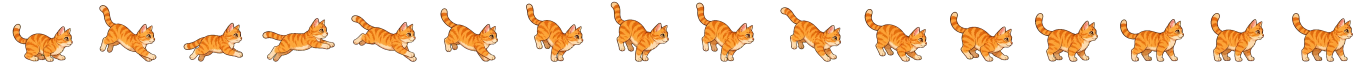
#> input picture assets/cheese-cat-idle.webp, 4096 x 192 px (shown at 1/3 size)
$ python normalize-cat-sprites.py ../assets/cheese-cat-idle.webp out.png
#> lines starting #> are read from the running program, lines starting #| are printed output that depends on the picture; after the words box and inside, x2 and y2 are one past the last pixel; in counts of white or black regions, pixels touching at a corner belong together
import sys
from pathlib import Path

import numpy as np
from PIL import Image
from scipy import ndimage


source_path = Path(sys.argv[1])
output_path = Path(sys.argv[2])
COLS, ROWS = 8, 4
CELL_W, CELL_H = 256, 192
BOTTOM = 185

source = Image.open(source_path).convert("RGBA")
#> source is the input picture: PIL image 4096x192 RGBA; mean R, G, B, A 57.6, 37.8, 18.1, 63.3
mask = np.asarray(source.getchannel("A")) > 24
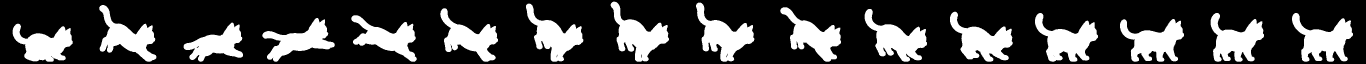
#> mask: shape (192, 4096) bool (shown at 1/3 size); 25.6% white; 16 white regions, largest, box (x1, y1, x2, y2) and area: (3876, 39, 4059, 185) 13520, (1832, 5, 2007, 185) 13425, (3105, 39, 3294, 185) 13400
labels, count = ndimage.label(mask)
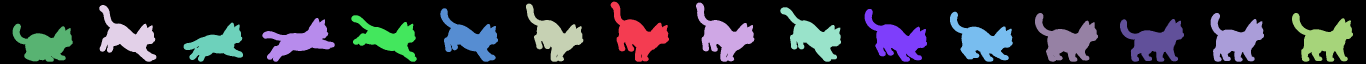
#> labels: shape (192, 4096) int32 (shown at 1/3 size); 17 distinct labels, from 0 to 16; one colour per label, 0 black
#> count = 16
objects = ndimage.find_objects(labels)
#> objects = 16 items
components = []

for label_id, slices in enumerate(objects, start=1):
    if slices is None:
        continue
    area = int(np.count_nonzero(labels[slices] == label_id))
    if area < 1200:
        continue
    y_slice, x_slice = slices
    components.append(
        {
            "box": (x_slice.start, y_slice.start, x_slice.stop, y_slice.stop),
            "cx": (x_slice.start + x_slice.stop) / 2,
            "cy": (y_slice.start + y_slice.stop) / 2,
        }
    )
#> this loop made 16 passes
#> area on passes 1 to 12: 13425, 13326, 12265, 12244, 12402, 12004, 13244, 13345, 13400, 12805, 13520, 11856
#> after the loop, components = 16 items

if len(components) < 28:
#> (the run stopped early here; a loop or call above may not have finished)

$ run again, on assets/cheese-cat-rest.webp
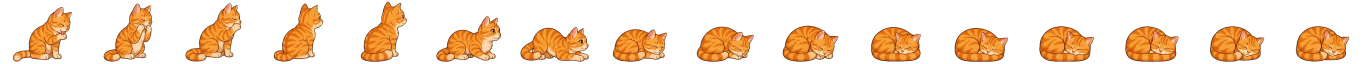
#> input picture assets/cheese-cat-rest.webp, 4096 x 192 px (shown at 1/3 size)
#> source is the input picture: PIL image 4096x192 RGBA; mean R, G, B, A 63.5, 39.4, 16.2, 70.2
#> `mask = np.asarray(source.getchannel("A")) > 24`:
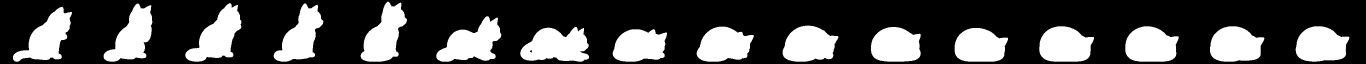
#> mask: shape (192, 4096) bool (shown at 1/3 size); 28.1% white; 19 white regions (3 under 20 px), largest, box (x1, y1, x2, y2) and area: (1561, 81, 1767, 185) 15667, (1309, 49, 1504, 185) 15134, (556, 10, 724, 185) 14844
#> `labels, count = ndimage.label(mask)`:
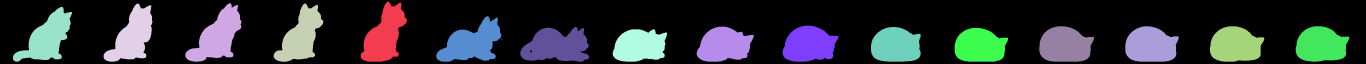
#> labels: shape (192, 4096) int32 (shown at 1/3 size); 20 distinct labels, from 0 to 19; one colour per label, 0 black
#> count = 19
#> objects = 19 items
#> the loop `for label_id, slices in enumerate(objects, start=1):` made 19 passes
#> area on passes 1, 2, 3, 4, 5, 6, 7, 9: 14314, 14844, 13513, 13851, 13995, 15134, 13605, 13780
#> after the loop `for label_id, slices in enumerate(objects, start=1):`: components = 16 items

$ run again, on assets/cheese-cat-walk.webp
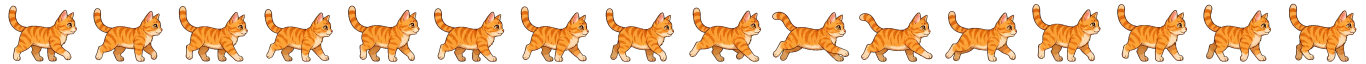
#> input picture assets/cheese-cat-walk.webp, 4096 x 192 px (shown at 1/3 size)
#> source is the input picture: PIL image 4096x192 RGBA; mean R, G, B, A 79.6, 52, 24.8, 89.1
#> `mask = np.asarray(source.getchannel("A")) > 24`:
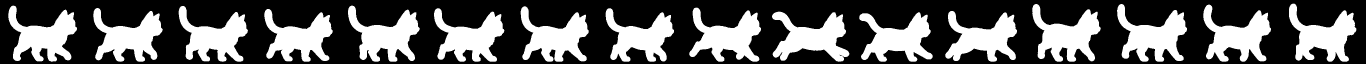
#> mask: shape (192, 4096) bool (shown at 1/3 size); 36% white; 16 white regions, largest, box (x1, y1, x2, y2) and area: (3351, 12, 3561, 185) 18401, (3097, 12, 3302, 185) 18289, (1044, 17, 1259, 185) 18085
#> `labels, count = ndimage.label(mask)`:
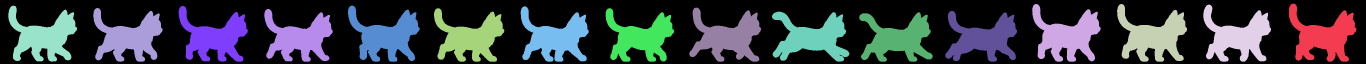
#> labels: shape (192, 4096) int32 (shown at 1/3 size); 17 distinct labels, from 0 to 16; one colour per label, 0 black
#> count = 16
#> objects = 16 items
#> the loop `for label_id, slices in enumerate(objects, start=1):` made 16 passes
#> area on passes 1 to 8: 17454, 18289, 18401, 17632, 17793, 18085, 17412, 17703

$ run again, on assets/pixel-cat-activity-transitions.webp
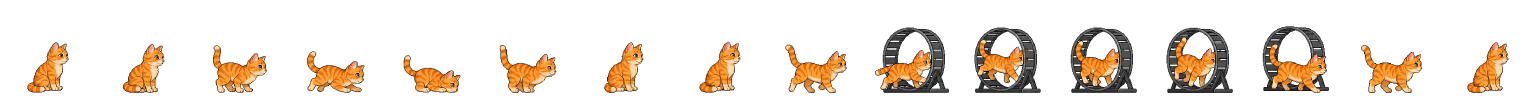
#> input picture assets/pixel-cat-activity-transitions.webp, 3072 x 192 px (shown at 1/2 size)
#> source is the input picture: PIL image 3072x192 RGBA; mean R, G, B, A 41.2, 30.3, 16.1, 47.7
#> `mask = np.asarray(source.getchannel("A")) > 24`:
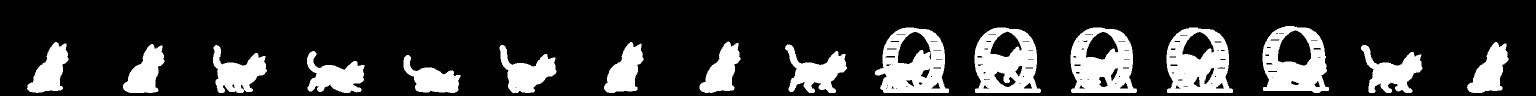
#> mask: shape (192, 3072) bool (shown at 1/2 size); 19.2% white; 16 white regions, largest, box (x1, y1, x2, y2) and area: (1749, 55, 1898, 186) 11880, (2333, 55, 2466, 186) 11779, (1949, 55, 2082, 186) 11669
#> `labels, count = ndimage.label(mask)`:
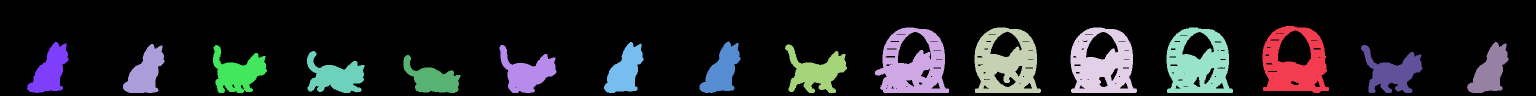
#> labels: shape (192, 3072) int32 (shown at 1/2 size); 17 distinct labels, from 0 to 16; one colour per label, 0 black
#> count = 16
#> objects = 16 items
#> the loop `for label_id, slices in enumerate(objects, start=1):` made 16 passes
#> area on passes 1 to 8: 10900, 11880, 11669, 11668, 11779, 4646, 4642, 4696
